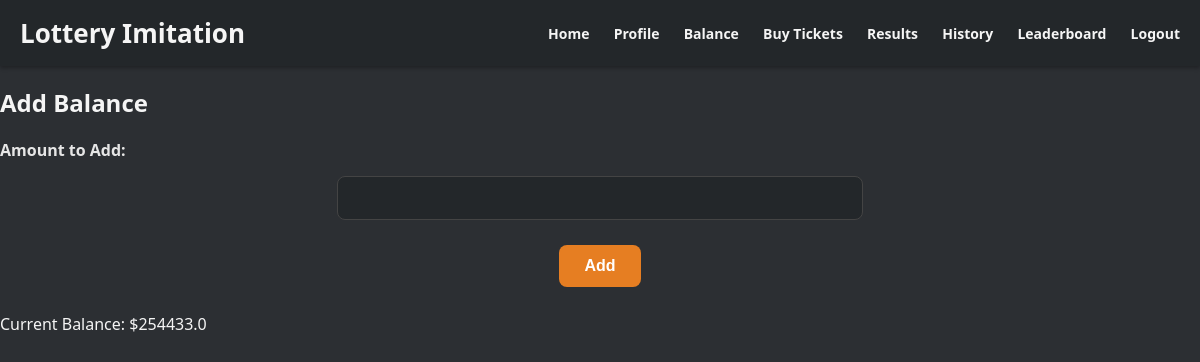
Page /balance (signed in) on the earlier database version.
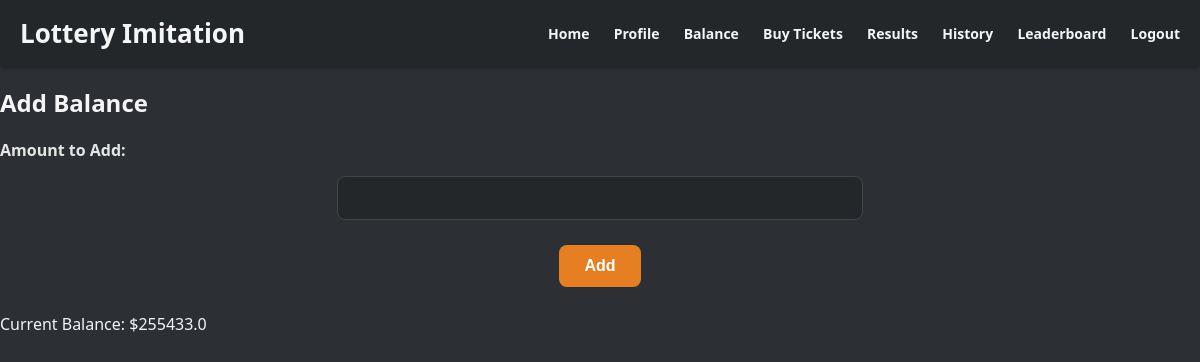
Same page on the later database version.
### app/models.py (models this page shows, shortened)
class User(db.Model):
    __tablename__ = 'user'
    id = db.Column(db.Integer, primary_key=True)
    username = db.Column(db.String(80), unique=True, nullable=False)
    password_hash = db.Column(db.String(64), nullable=False)
    token = db.Column(db.String(64), unique=True, nullable=False)
    balance = db.Column(db.Float, default=0)

### app/views.py (the view, shortened to what this page needs)
@views.route('/balance', methods=['GET', 'POST'])
def balance():
    user_id = session.get('user_id')
    if not user_id:
        flash('Пожалуйста, войдите в систему для просмотра баланса.', 'warning')
        return redirect(url_for('views.login'))
    user = User.query.get(user_id)
    return render_template('balance.html', user=user)

### app/templates/balance.html (shortened to what this page needs)
{% extends "layout.html" %}
{% block content %}
<h2>Add Balance</h2>
<form method="POST">
    <label for="amount">Amount to Add:</label>
    <input type="number" name="amount" min="1" required>
    <button type="submit">Add</button>
</form>
<p>Current Balance: ${{ user.balance }}</p>
{% endblock %}

Differences in the rows shown:
changed User: balance "254433.0" → "255433.0"
